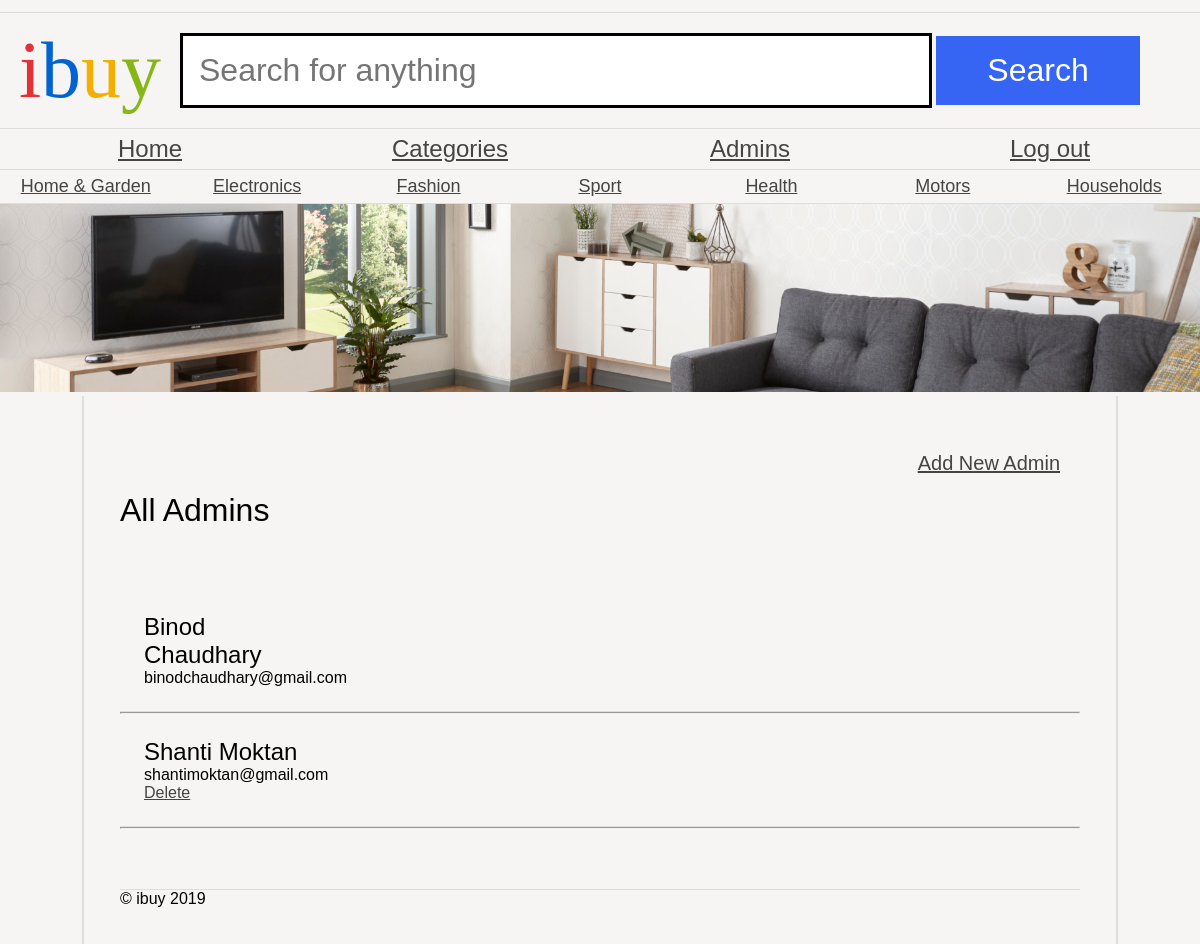
Screenshot of /websites/as1/public/admin/manageAdmins.php (signed in) with the database file from the repository.
### tables this page shows
CREATE TABLE `category` (
  `id` int(4) NOT NULL,
  `name` varchar(200) NOT NULL
);

### websites/as1/public/admin/manageAdmins.php (the view, shortened to what this page needs)
<?php
include 'mainLayout.php';
$admins = $databaseConnection->prepare('SELECT * FROM admins');
$admins->execute();
$admins = $admins->fetchAll();
?>
<a style="float:right; font-size:20px; padding: 20px;" href='addAdmin.php'>Add New Admin</a>
<h1>All Admins</h1>
<?php
foreach ($admins as $admin) {
?>
    <ul class="productList">
        <li>
            <article>
                <h2><?= $admin['full_name'] ?></h2>
                <p><?= $admin['email'] ?></p>
                <?php
                if (isset($_SESSION['auctionAdmin'])) {
                    if ($admin['full_name'] != $_SESSION['auctionAdmin']) {
                ?>
                        <a href="deleteAdmin.php?id=<?=$admin['id'] ?>">Delete</a>
                <?php
                    }
                }
                ?>
            </article>
        </li>
    </ul>
    <hr />
<?php
}
include '../footerLayout.php';
?>

### websites/as1/public/admin/mainLayout.php (shortened to what this page needs)
<?php
include '../databaseConnection.php';
?>
<!DOCTYPE html>
<html>
<head>
    <link rel="stylesheet" href="../ibuy.css" />
</head>
<body>
    <header>
        <h1><span class="i">i</span><span class="b">b</span><span class="u">u</span><span class="y">y</span></h1>
        <form action="#">
            <input type="text" name="search" placeholder="Search for anything" />
            <input type="submit" name="submit" value="Search" />
        </form>
    </header>
    <nav>
        <ul>
            <li><a class="categoryLink" href="index.php">Home</a></li>
            <li><a class="categoryLink" href="adminCategories.php">Categories</a></li>
            <li><a class="categoryLink" href="manageAdmins.php">Admins</a></li>
            <li><a class="categoryLink" href="logout.php">Log out</a></li>
        </ul>
    </nav>
    <nav style="font-size: 12px;">
        <ul>
            <?php
            $category = $databaseConnection->prepare('SELECT * FROM category');
            $category->execute();
            $category = $category->fetchAll();
            foreach ($category as $categories) {
                echo '<li><a class="categoryLink" href="category.php?id=' . $categories['id'] . '">' . $categories['name'] . '</a></li>';
            }
            ?>
        </ul>
    </nav>
    <img src="../banners/1.jpg" alt="Banner" />
    <main>

### websites/as1/public/ibuy.css (style rules this page uses)
* { margin: 0; padding: 0; }
body { font-family: 'Oxygen-Regular', sans-serif; background-color: #f6f5f4; max-width: 100vw; overflow-x: hidden; }
h1, h2, h3, h4 { font-weight: normal; }
a, a:visited { color: #444; }
header { margin-top: 1vw; font-family: 'Univers-Light-Normal'; display: grid; grid-template-columns: 15% 85%; align-items: center; padding-top: 1vw; padding-bottom: 1vw; border-top: 1px solid #ddd; border-bottom: 1px solid #ddd; }
header h1 { text-align: center; font-size: 5em; }
form { display: block; }
header form input[type=text] { border: 3px solid black; font-size: 2em; padding: 0.5em; width: 70%; }
body > img { width: 100vw; }
header form input[type=submit] { background-color: #3665f3; color: white; width: 20%; font-size: 2em; padding: 0.5em; cursor: pointer; border: 0; }
header .i { color: #e43137; }
header .b { color: #0063d1; }
header .u { color: #f4ae01; }
header .y { color: #85b716; }
body > nav { border-bottom: 1px solid #ddd; }
body > nav ul li:last-child a:after { position: absolute; }
body > nav ul { display: flex; width: 100vw; list-style-type: none; }
body > nav ul li { flex: 1; }
body > nav ul li a { display: block; text-align: center; padding-top: 0.5vw; padding-bottom: 0.5vw; font-size: 1.5em; }
.productList { list-style-type: none; }
.productList li { padding: 2vw; border-bottom: 1px solid #ddd; display: grid; grid-template-columns: 18% 80%; }
main { padding: 3vw; display: block; overflow: hidden; width: 80vw; margin: auto; border-left: 2px solid #ddd; border-right: 2px solid #ddd; }
main h1 { margin-top: 5vw; margin-bottom: 5vw; }

### rows the page displays
category: name "Home & Garden"
category: name "Electronics"
category: name "Fashion"
category: name "Sport"
category: name "Health"
category: name "Motors"
category: name "Households"

### other values shown
$admin['full_name'] "Binod Chaudhary"
$admin['email'] "binodchaudhary@gmail.com"
$admin['full_name'] "Shanti Moktan"
$admin['email'] "shantimoktan@gmail.com"
